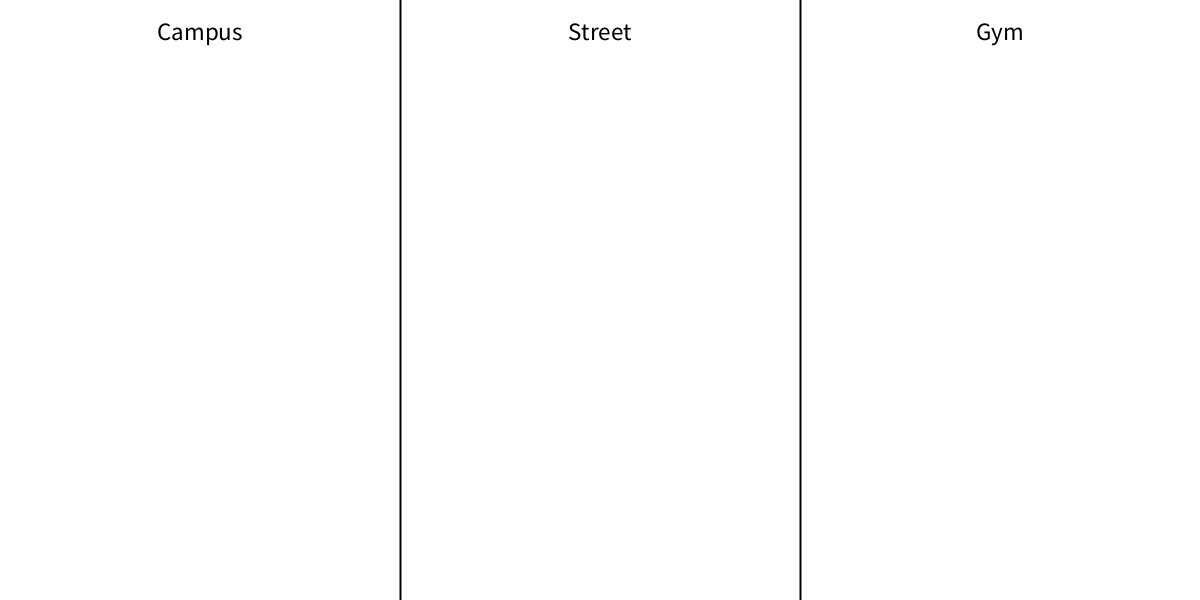
Frame 1 (no input)
Frame 60 (the mouse pressed at the canvas centre just before this capture): identical to frame 1, image omitted
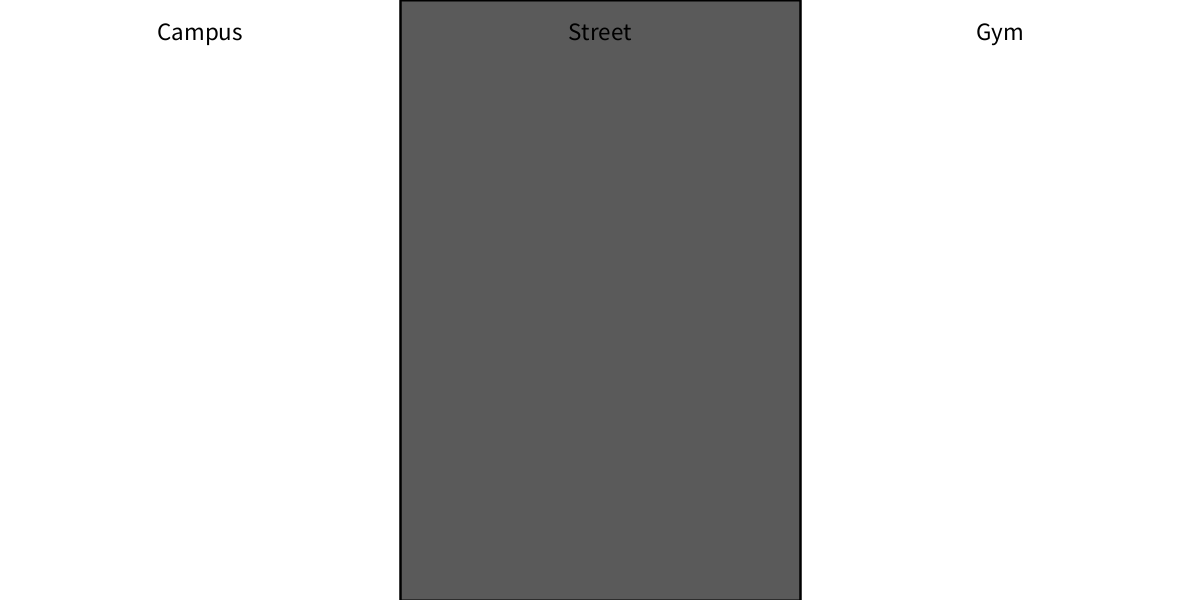
Frame 120 (the mouse held since frame 60 and released just before this capture)

The Processing sketch that drew these frames (run headless with seeded random() and noise(); from frame 60 on, the mouse is pressed at the canvas centre):

// Processing sketch: sketch_Dear_Data_v2
// ── sketch_Dear_Data_v2.pde
int campusScale = 400;
int streetScale = 800;
int gymScale = 1200;

int hoverStartC = -5000;
int hoverStartS = -5000;
int hoverStartG = -5000;

void setup(){
  size(1200,600);
}

void draw(){
  
  //Setting the background and the specifics in the outline of the shapes
  background(255);
  stroke(0);
  strokeWeight(2);
  
  
  //if statements for the brightness of the background to last 5 seconds when moved away from (CAMPUS)
  if (mouseX > 0 && mouseX < campusScale) {
  //Brightness of Campus background.
  hoverStartC = millis();
  }
  if (millis() - hoverStartC < 5000) {
    fill(146);
    rect(0,0,campusScale,600);
  }
  
  
  //if statements for the brightness of the background to last 5 seconds when moved away (STREET)
  if (mouseX > campusScale && mouseX < streetScale) {
  //Brightness of Street background.
  hoverStartS = millis();
  }
  if (millis() - hoverStartS < 5000) {
  fill(90);
  rect(campusScale,0,campusScale,600);
  }
  
  
  //if statements for the brightness of the background to last 5 seconds when moved away (GYM)
  if (mouseX > streetScale && mouseX < gymScale) {
  //Brightness of Gym background
  hoverStartG = millis();
  }
  if (millis() - hoverStartG < 5000) {
  fill(70);
  rect(streetScale,0,streetScale,600);
  }
  
  
  //the lines sepearting the three sections
  line(campusScale,0,campusScale,600);
  line(streetScale,0,streetScale,600);
  
  
  //the text/heading
  fill(0);
  textSize(25);
  textAlign(CENTER);
  text("Campus", 200, 40);
  text("Street", 600, 40);
  text("Gym", 1000, 40);
  
}
